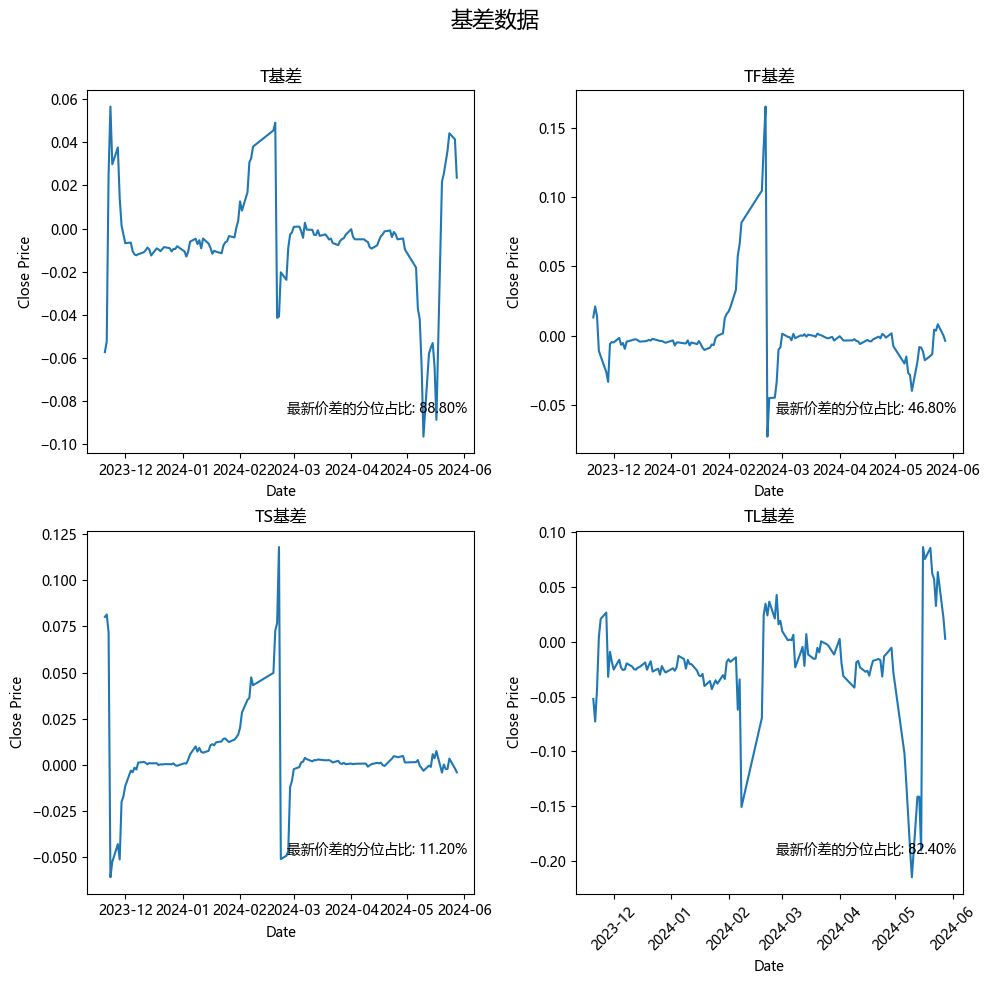

This figure's Python source:
import matplotlib.pyplot as plt
import pandas as pd
from scipy.stats import percentileofscore
from getiFind import getindex


def plot5(ts_codes=None, num=125, filename="plot5.png"):
    """
    T、TF、TL、TS各自主力合约和对应指数之间期现基差
    时间跨度为半年 上下拼接为 4*1
    显示最新数据所在半年数据中的分位数
    """
    if ts_codes is None:
        ts_codes = ['TZL.CFE', 'TFZL.CFE', 'TLZL.CFE', 'TSZL.CFE', 'T8888.CFE', 'TF8888.CFE', 'TL8888.CFE',
                    'TS8888.CFE']
    plt.rcParams['font.family'] = ['Microsoft YaHei']
    df_dict = {}
    for ts_code in ts_codes:
        df_dict[ts_code] = getindex(ts_code=ts_code, num=num)
    T_df = pd.DataFrame(df_dict['T8888.CFE'].loc[:, 'close'] - df_dict['TZL.CFE'].loc[:, 'close'],
                        index=df_dict['TZL.CFE'].index)
    TF_df = pd.DataFrame(df_dict['TF8888.CFE'].loc[:, 'close'] - df_dict['TFZL.CFE'].loc[:, 'close'],
                         index=df_dict['TFZL.CFE'].index)
    TS_df = pd.DataFrame(df_dict['TS8888.CFE'].loc[:, 'close'] - df_dict['TSZL.CFE'].loc[:, 'close'],
                         index=df_dict['TSZL.CFE'].index)
    TL_df = pd.DataFrame(df_dict['TL8888.CFE'].loc[:, 'close'] - df_dict['TLZL.CFE'].loc[:, 'close'],
                         index=df_dict['TLZL.CFE'].index)

    dfs = [T_df, TF_df, TS_df, TL_df]
    fig, axes = plt.subplots(2, 2, figsize=(10, 10))
    name_dict = {1: "T基差", 2: "TF基差", 3: "TS基差", 4: "TL基差"}
    for i, ax in enumerate(axes.flatten()):
        df = dfs[i]
        ax.plot(df.index, df['close'], label='close')
        ax.set_title(f'{name_dict[i + 1]}')
        ax.set_xlabel('Date')
        ax.set_ylabel('Close Price')
        plt.xticks(rotation=45)

        plt.tight_layout()

        last_close = df['close'].iloc[-1]
        percentage = percentileofscore(df['close'], last_close)
        text = f'最新价差的分位占比: {percentage:.2f}%'
        ax.annotate(text, xy=(0.75, 0.1), xycoords='axes fraction', ha='center', va='bottom', fontsize=10)

    plt.suptitle("基差数据", fontsize=16)
    plt.subplots_adjust(top=0.9)
    plt.savefig(filename, bbox_inches='tight')
